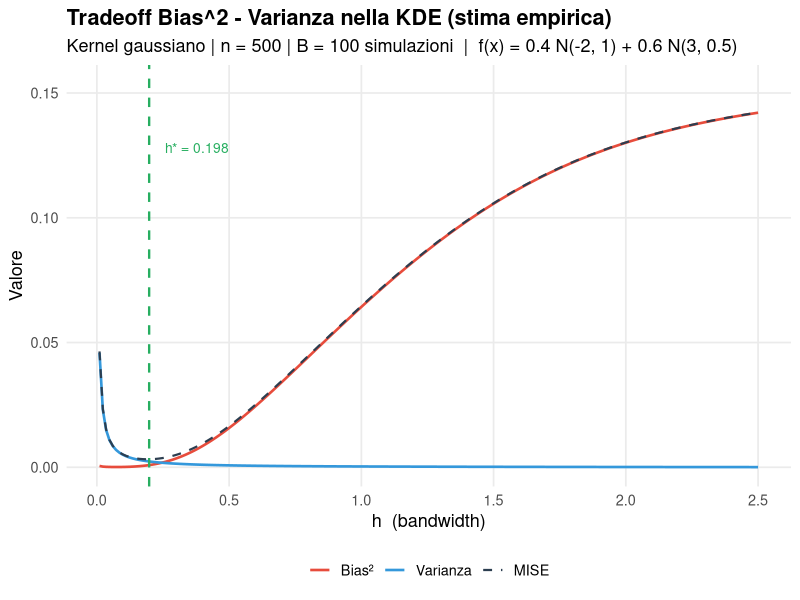
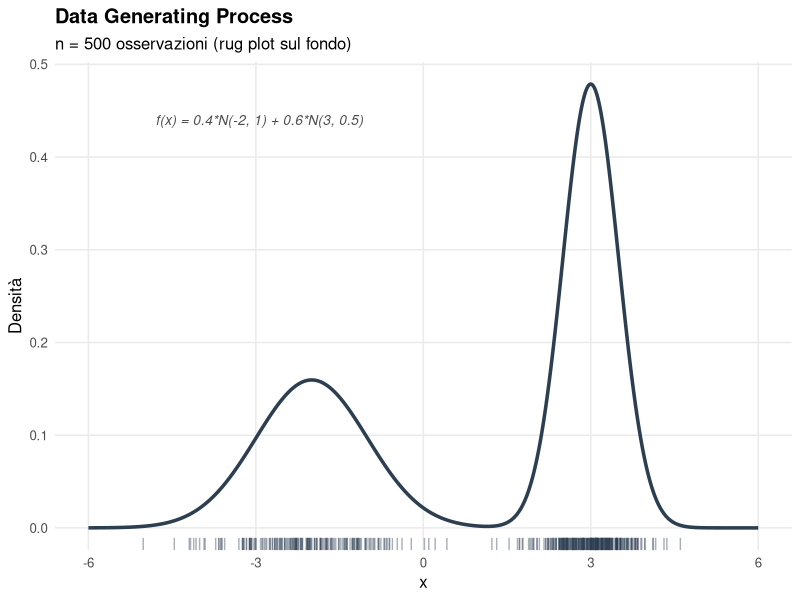
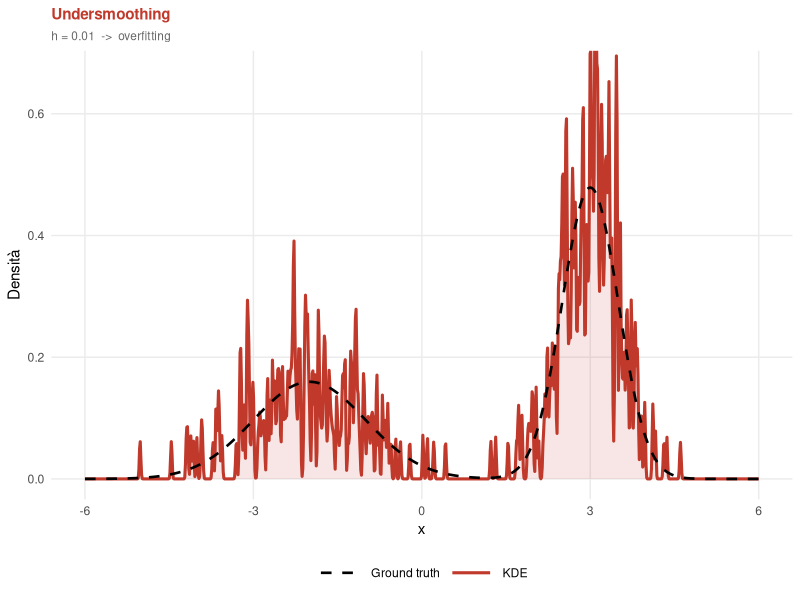
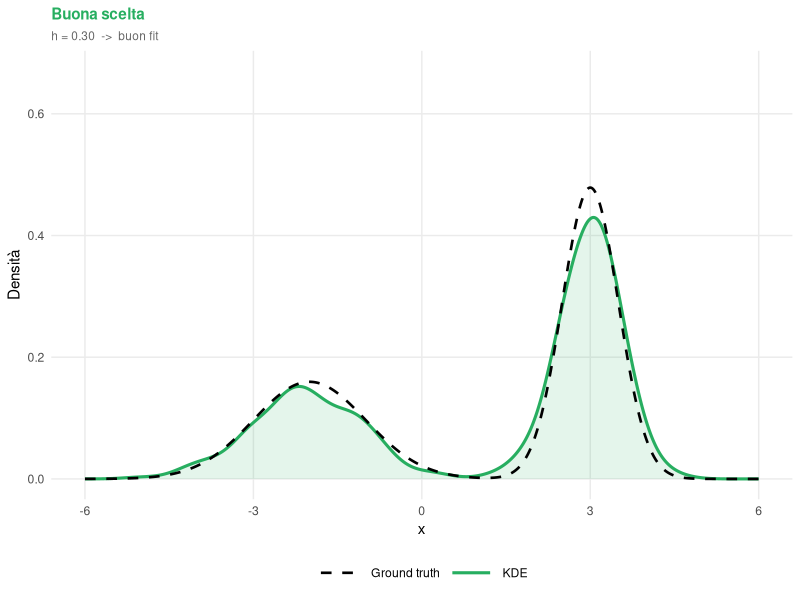
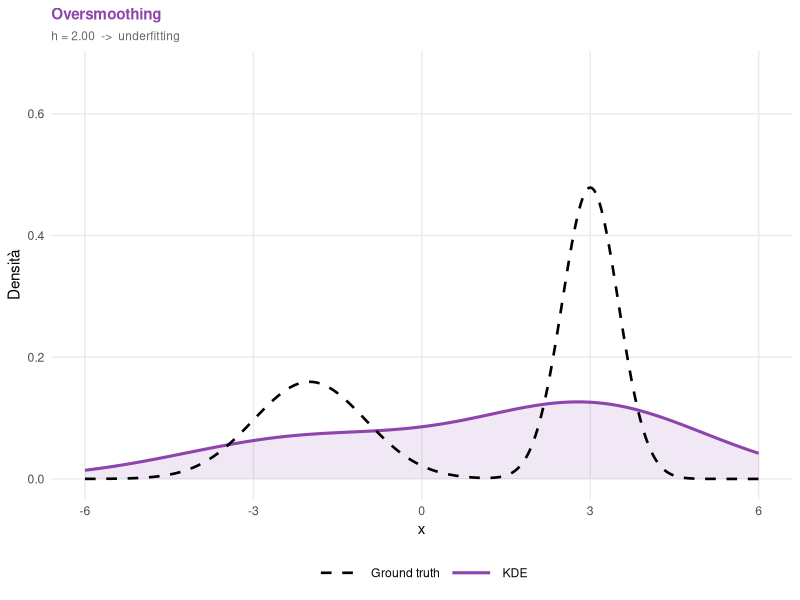
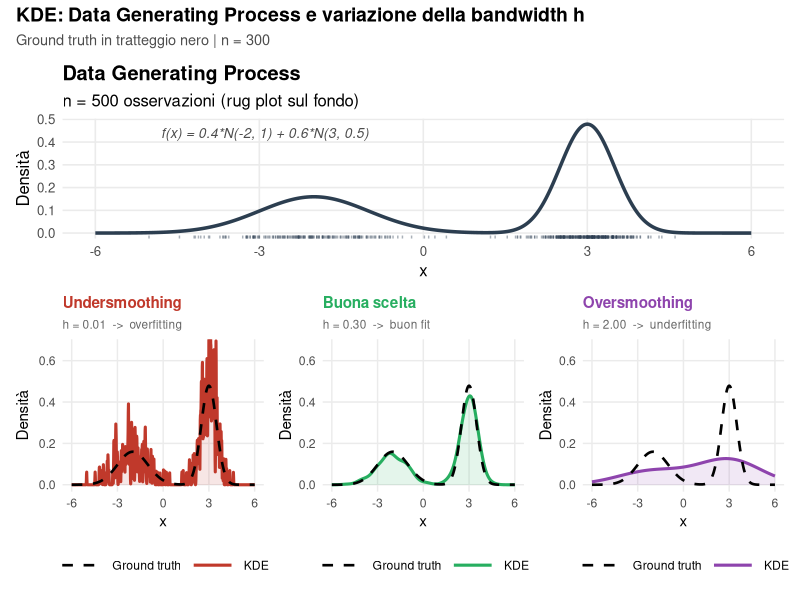
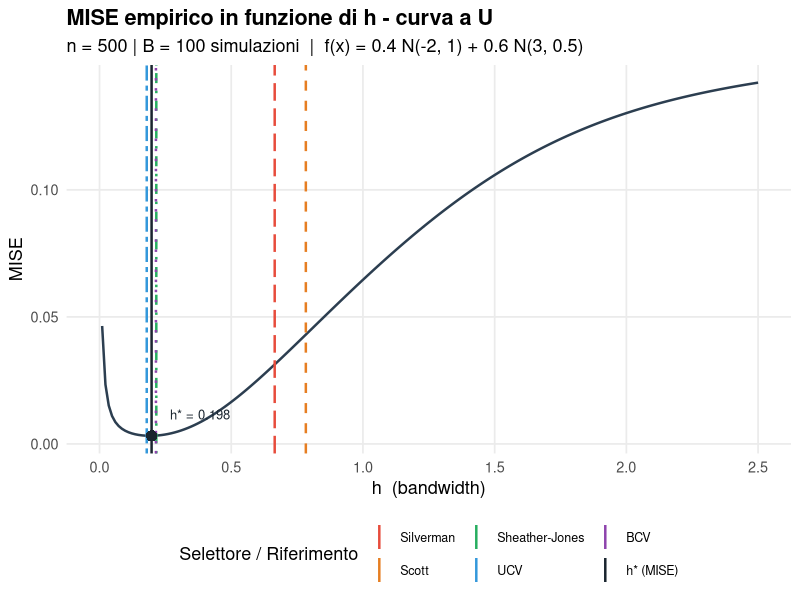

R code for these plots, in order:
## ---- chunk 1
knitr::opts_chunk$set(
  echo    = TRUE,
  warning = FALSE,
  message = FALSE,
  out.width = "100%"
)
library(ggplot2)
library(patchwork)

# `kableExtra` is optional: render continues with plain `knitr::kable` if missing.
has_kable_extra <- requireNamespace("kableExtra", quietly = TRUE)
## ---- chunk 2
set.seed(42)

# ── Vera densità (ground truth) ──────────────────────────────────────────────
true_density <- function(x) {
  0.4 * dnorm(x, mean = -2, sd = 1) +
  0.6 * dnorm(x, mean =  3, sd = 0.5)
}

# ── Campionamento dalla mistura ───────────────────────────────────────────────
sample_mixture <- function(n) {
  comp <- sample(c(1L, 2L), size = n, replace = TRUE, prob = c(0.4, 0.6))
  ifelse(comp == 1L, rnorm(n, -2, 1), rnorm(n, 3, 0.5))
}

# ── KDE con kernel gaussiano — implementazione manuale ────────────────────────
#   x_grid : vettore di punti in cui valutare la stima
#   data   : campione osservato
#   h      : bandwidth
kde_manual <- function(x_grid, data, h) {
  sapply(x_grid, function(x) mean(dnorm((x - data) / h)) / h)
}

# ── Parametri globali ─────────────────────────────────────────────────────────
n      <- 500
data   <- sample_mixture(n)            # campione fisso per tutta l'analisi
x_grid <- seq(-6, 6, length.out = 1000)   # griglia più compatta (velocità)
dx     <- diff(x_grid)[1]             # passo della griglia (usato per integrare)

df_true <- data.frame(x = x_grid, y = true_density(x_grid))
## ---- chunk 3
# ── Parametri della simulazione ───────────────────────────────────────────────
# Aumentare B (es. 500) e length.out (es. 80) per curve più lisce,
# a costo di maggior tempo di calcolo.
B     <- 100                               # numero di campioni Monte Carlo
h_seq <- seq(0.01, 2.5, length.out = 200) # griglia di h (piu punti per curva MISE piu liscia)

# Pre-calcolo della densità vera sulla griglia (costante, inutile ricalcolarla
# ad ogni iterazione del doppio ciclo)
p_true_vec <- true_density(x_grid)

# ── Simulazione: ciclo UNICO che accumula ISE e fhat_sum insieme ──────────────
# Ottimizzazioni rispetto alla versione originale:
#   1. density() usa FFT in C — ordini di grandezza più veloce di kde_manual()
#      che eseguiva un sapply() in R puro su tutti i 1000 punti della griglia.
#   2. Un solo ciclo Monte Carlo invece di due: ISE e fhat_sum vengono
#      calcolati nella stessa iterazione b, eliminando il secondo set.seed(123)
#      e il secondo loop da B × 100 chiamate.
#   3. p_true_vec pre-calcolata fuori dal loop (1000 × B × 100 chiamate in meno
#      a true_density).
set.seed(123)
ise_mat  <- matrix(NA_real_, nrow = B,              ncol = length(h_seq))
fhat_sum <- matrix(0,        nrow = length(x_grid), ncol = length(h_seq))

for (b in seq_len(B)) {
  samp <- sample_mixture(n)
  for (j in seq_along(h_seq)) {
    # density() valuta la KDE sulla stessa griglia x_grid (from/to/n allineati)
    fhat <- density(samp, bw = h_seq[j],
                    from = x_grid[1], to = x_grid[length(x_grid)],
                    n    = length(x_grid))$y
    ise_mat[b, j]  <- sum((fhat - p_true_vec)^2) * dx   # integrazione numerica dell'ISE
    fhat_sum[, j]  <- fhat_sum[, j] + fhat              # accumulo per la media
  }
  if (b %% 200 == 0) cat(sprintf("  Completate %d / %d simulazioni\n", b, B))
}

# ── MISE empirico = media degli ISE sui B campioni ────────────────────────────
mise_emp  <- colMeans(ise_mat)

# ── Bias² e Varianza empirici ─────────────────────────────────────────────────
fhat_mean <- fhat_sum / B   # f̄(x) per ogni h — stimatore del valore atteso di f̂

bias2_emp <- numeric(length(h_seq))
for (j in seq_along(h_seq)) {
  bias2_emp[j] <- sum((fhat_mean[, j] - p_true_vec)^2) * dx
}

# Varianza = MISE - Bias² (decomposizione esatta)
var_emp <- mise_emp - bias2_emp

h_mise_opt <- h_seq[which.min(mise_emp)]
cat(sprintf("h ottimale MISE empirico (B = %d): %.4f\n", B, h_mise_opt))
## ---- chunk 4
df_curve <- rbind(
  data.frame(h = h_seq, y = bias2_emp, Componente = "Bias\U00B2"),
  data.frame(h = h_seq, y = var_emp,   Componente = "Varianza"),
  data.frame(h = h_seq, y = mise_emp,  Componente = "MISE")
)
df_curve$Componente <- factor(df_curve$Componente,
                              levels = c("Bias\U00B2", "Varianza", "MISE"))

col_curve <- c("Bias\U00B2" = "#e74c3c",
               "Varianza"  = "#3498db",
               "MISE"      = "#2c3e50")

lwd_curve <- c("Bias\U00B2" = 0.9, "Varianza" = 0.9, "MISE" = 0.75)
lty_curve <- c("Bias\U00B2" = "solid", "Varianza" = "solid", "MISE" = "dashed")

ggplot(df_curve, aes(x = h, y = y,
                     colour    = Componente,
                     linewidth = Componente,
                     linetype  = Componente)) +
  geom_line() +
  geom_vline(xintercept = h_mise_opt,
             colour = "#27ae60", linetype = "dashed", linewidth = 0.8) +
  annotate("text",
           x = h_mise_opt + 0.06, y = max(mise_emp) * 0.90,
           label = paste0("h* = ", round(h_mise_opt, 3)),
           colour = "#27ae60", size = 3.5, hjust = 0) +
  scale_colour_manual(values = col_curve) +
  scale_linewidth_manual(values = lwd_curve) +
  scale_linetype_manual(values = lty_curve) +
  scale_y_continuous(limits = c(0, max(mise_emp) * 1.08)) +
  labs(
    title    = "Tradeoff Bias^2 - Varianza nella KDE (stima empirica)",
    subtitle = paste0("Kernel gaussiano | n = ", n, " | B = ", B,
                      " simulazioni  |  f(x) = 0.4 N(-2, 1) + 0.6 N(3, 0.5)"),
    x        = "h  (bandwidth)",
    y        = "Valore",
    colour   = NULL,
    linewidth = NULL,
    linetype = NULL
  ) +
  theme_minimal(base_size = 13) +
  theme(
    plot.title       = element_text(face = "bold"),
    legend.position  = "bottom",
    panel.grid.minor = element_blank()
  )
## ---- chunk 5
h_grid   <- seq(0.05, 2.5, length.out = 300)
ise_grid <- sapply(h_grid, function(h) {
  fhat <- kde_manual(x_grid, data, h)
  sum((fhat - true_density(x_grid))^2) * dx
})
h_opt     <- h_grid[which.min(ise_grid)]
ise_opt   <- min(ise_grid)

cat(sprintf("h ottimale (min ISE sul campione): %.4f\n", h_opt))
cat(sprintf("ISE minimo:                        %.6f\n", ise_opt))
## ---- chunk 6
p_dgp <- ggplot() +
  geom_rug(aes(x = data),
           alpha = 0.4, colour = "#2c3e50",
           length = unit(0.025, "npc")) +
  geom_line(data = df_true, aes(x = x, y = y),
            colour = "#2c3e50", linewidth = 1.2) +
  annotate("text", x = -4.8, y = 0.44,
           label = "f(x) = 0.4*N(-2, 1) + 0.6*N(3, 0.5)",
           size = 3.5, hjust = 0, colour = "gray30", fontface = "italic") +
  labs(
    title    = "Data Generating Process",
    subtitle = paste0("n = ", n, " osservazioni (rug plot sul fondo)"),
    x = "x", y = "Densit\u00e0"
  ) +
  theme_minimal(base_size = 12) +
  theme(plot.title       = element_text(face = "bold"),
        panel.grid.minor = element_blank())

p_dgp
## ---- chunk 7
# Costruisce un singolo pannello KDE vs ground truth
# h        : bandwidth da usare
# titolo   : titolo del pannello (stringa)
# sottotit : sottotitolo (stringa)
# colore   : colore della curva KDE
panel_kde <- function(h, titolo, sottotit, colore) {
  df_kde  <- data.frame(
    x = x_grid,
    y = density(
      data,
      bw = h,
      from = x_grid[1],
      to = x_grid[length(x_grid)],
      n = length(x_grid)
    )$y
  )

  ggplot() +
    # Area sotto la curva KDE
    geom_ribbon(data = df_kde,
                aes(x = x, ymin = 0, ymax = y),
                fill = colore, alpha = 0.12) +
    # Stima KDE
    geom_line(data = df_kde,
              aes(x = x, y = y, linetype = "KDE"),
              colour = colore, linewidth = 1.05) +
    # Ground truth (tratteggio nero) sopra la KDE per massima visibilita
    geom_line(data = df_true,
              aes(x = x, y = y, linetype = "Ground truth"),
              colour = "black", linewidth = 0.9) +
    scale_linetype_manual(
      values = c("Ground truth" = "dashed", "KDE" = "solid"),
      name   = NULL
    ) +
    coord_cartesian(ylim = c(0, 0.67)) +
    labs(title    = titolo,
         subtitle = sottotit,
         x = "x", y = "Densit\u00e0") +
    theme_minimal(base_size = 11) +
    theme(
      plot.title       = element_text(face = "bold", colour = colore, size = 11),
      plot.subtitle    = element_text(size = 8.5, colour = "gray40"),
      legend.position  = "bottom",
      legend.key.width = unit(1.2, "cm"),
      panel.grid.minor = element_blank()
    )
}
## ---- chunk 8
p_small <- panel_kde(
  h       = 0.01,
  titolo  = "Undersmoothing",
  sottotit = "h = 0.01  ->  overfitting",
  colore  = "#c0392b"
)

p_opt_panel <- panel_kde(
  h       = 0.30,
  titolo  = "Buona scelta",
  sottotit = "h = 0.30  ->  buon fit",
  colore  = "#27ae60"
)

p_large <- panel_kde(
  h       = 2.00,
  titolo  = "Oversmoothing",
  sottotit = "h = 2.00  ->  underfitting",
  colore  = "#8e44ad"
)

# Stampa singoli pannelli per verifica
p_small
## ---- chunk 9
p_opt_panel
## ---- chunk 10
p_large
## ---- chunk 11
layout_slide2 <- (p_dgp) /
  (p_small | p_opt_panel | p_large) +
  plot_annotation(
    title    = "KDE: Data Generating Process e variazione della bandwidth h",
    subtitle = "Ground truth in tratteggio nero | n = 300",
    theme = theme(
      plot.title    = element_text(face = "bold", size = 14),
      plot.subtitle = element_text(size = 10.5, colour = "gray30")
    )
  ) +
  plot_layout(heights = c(1.1, 1.4))

layout_slide2
## ---- chunk 12
h_methods <- c(
  "h* (MISE)"      = h_mise_opt,      # ottimo empirico — solo in contesto simulato
  "Silverman"      = bw.nrd0(data),
  "Scott"          = bw.nrd(data),
  "Sheather-Jones" = bw.SJ(data),
  "UCV"            = bw.ucv(data),
  "BCV"            = bw.bcv(data)
)

# MISE di ciascun selettore: interpolazione lineare sulla griglia simulata
mise_methods <- sapply(h_methods, function(h) {
  approx(h_seq, mise_emp, xout = h)$y
})

# Data frame ordinato per MISE crescente
df_tab <- data.frame(
  Metodo = names(h_methods),
  h      = round(unname(h_methods), 4),
  MISE   = round(unname(mise_methods), 6),
  row.names = NULL
)
df_tab <- df_tab[order(df_tab$MISE), ]
## ---- chunk 13
if (has_kable_extra) {
  tab <- knitr::kable(
    df_tab,
    format    = "latex",
    booktabs  = TRUE,
    caption   = "Confronto tra selettori automatici di $h$ e ottimo $h^*$ (MISE empirico, B = 500)",
    escape    = FALSE,
    row.names = FALSE,
    col.names = c("Metodo", "$h$ stimato", "MISE")
  )
  tab <- kableExtra::kable_styling(
    tab,
    latex_options = c("striped", "hold_position"),
    full_width    = FALSE,
    font_size     = 11
  )
  tab <- kableExtra::row_spec(tab, 1, bold = TRUE, color = "white", background = "#27ae60")
  kableExtra::footnote(
    tab,
    general = "La riga verde ($h^*$) è l'ottimo empirico ottenuto minimizzando la curva MISE su $B$ simulazioni Monte Carlo — disponibile solo in contesto simulato.",
    general_title = "Nota:",
    footnote_as_chunk = TRUE
  )
} else {
  knitr::kable(
    df_tab,
    format    = "latex",
    booktabs  = TRUE,
    caption   = "Confronto tra selettori automatici di $h$ e ottimo $h^*$ (MISE empirico, B = 500)",
    escape    = FALSE,
    row.names = FALSE,
    col.names = c("Metodo", "$h$ stimato", "MISE")
  )
}
## ---- chunk 14
# Colori coerenti con la tabella (uno per metodo)
# h* usa il nero per segnalare che è il riferimento teorico
col_met <- c(
  "h* (MISE)"      = "#1a252f",
  "Silverman"      = "#e74c3c",
  "Scott"          = "#e67e22",
  "Sheather-Jones" = "#27ae60",
  "UCV"            = "#3498db",
  "BCV"            = "#8e44ad"
)

# Riusa mise_emp e h_seq già calcolati nella Slide 1
# (stessa griglia h_seq, stessi B campioni con set.seed(123))
df_mise_plot <- data.frame(h = h_seq, MISE = mise_emp)

# Data frame per le linee verticali (include h*)
df_vlines <- data.frame(
  Metodo = names(h_methods),
  h      = unname(h_methods)
)
df_vlines$Metodo <- factor(df_vlines$Metodo, levels = names(col_met))

# Linee tratteggiate per i selettori automatici, linea solida per h*
df_vlines$linetype <- ifelse(df_vlines$Metodo == "h* (MISE)", "solid", "dashed")

# Tipi di tratteggio differenziati per migliorare la leggibilita
# quando due selettori cadono su valori di h molto vicini.
lty_met <- c(
  "h* (MISE)"      = "solid",
  "Silverman"      = "longdash",
  "Scott"          = "dashed",
  "Sheather-Jones" = "dotdash",
  "UCV"            = "twodash",
  "BCV"            = "dotted"
)

# Punto di minimo MISE
h_mise_min <- h_seq[which.min(mise_emp)]
mise_min   <- min(mise_emp)

p_ise <- ggplot(df_mise_plot, aes(x = h, y = MISE)) +
  geom_line(colour = "#2c3e50", linewidth = 0.85) +
  # Linee verticali per i selettori automatici (tratteggiate)
  geom_vline(data = df_vlines[df_vlines$Metodo != "h* (MISE)", ],
             aes(xintercept = h, colour = Metodo, linetype = Metodo),
             linewidth = 0.85) +
  # Linea verticale per h* (solida, più spessa)
  geom_vline(data = df_vlines[df_vlines$Metodo == "h* (MISE)", ],
             aes(xintercept = h, colour = Metodo),
             linewidth = 0.85, linetype = "solid") +
  # Punto di minimo MISE
  geom_point(x = h_mise_min, y = mise_min,
             colour = "#1a252f", size = 3.5, shape = 16) +
  annotate("text",
           x = h_mise_min + 0.07, y = mise_min + diff(range(mise_emp)) * 0.06,
           label = paste0("h* = ", round(h_mise_min, 3)),
           size = 3.3, hjust = 0, colour = "#1a252f") +
  scale_x_continuous(limits = c(0, NA)) +
  scale_colour_manual(values = col_met, name = "Selettore / Riferimento") +
  scale_linetype_manual(values = lty_met, guide = "none") +
  labs(
    title    = "MISE empirico in funzione di h - curva a U",
    subtitle = paste0("n = ", n, " | B = ", B,
                      " simulazioni  |  f(x) = 0.4 N(-2, 1) + 0.6 N(3, 0.5)"),
    x        = "h  (bandwidth)",
    y        = "MISE"
  ) +
  theme_minimal(base_size = 13) +
  theme(
    plot.title       = element_text(face = "bold"),
    legend.position  = "bottom",
    legend.text      = element_text(size = 9),
    panel.grid.minor = element_blank()
  ) +
  guides(colour = guide_legend(nrow = 2))

p_ise
## ---- chunk 15
# Tabella riepilogativa finale: selettori con distanza da h* MISE e rapporto MISE
df_final <- df_tab
df_final$"Distanza da h*"  <- round(abs(df_final$h - h_mise_min), 4)
df_final$"MISE / MISE min" <- round(df_final$MISE / mise_min, 3)

if (has_kable_extra) {
  tab_final <- knitr::kable(
    df_final,
    format    = "latex",
    booktabs  = TRUE,
    caption   = "Riepilogo: selettori di $h$ a confronto con l'ottimo $h^*$ (MISE empirico)",
    row.names = FALSE
  )
  tab_final <- kableExtra::kable_styling(
    tab_final,
    latex_options = c("striped", "hold_position"),
    full_width    = FALSE,
    font_size     = 10
  )
  kableExtra::row_spec(tab_final, 1, bold = TRUE)
} else {
  knitr::kable(
    df_final,
    format    = "latex",
    booktabs  = TRUE,
    caption   = "Riepilogo: selettori di $h$ a confronto con l'ottimo $h^*$ (MISE empirico)",
    row.names = FALSE
  )
}
